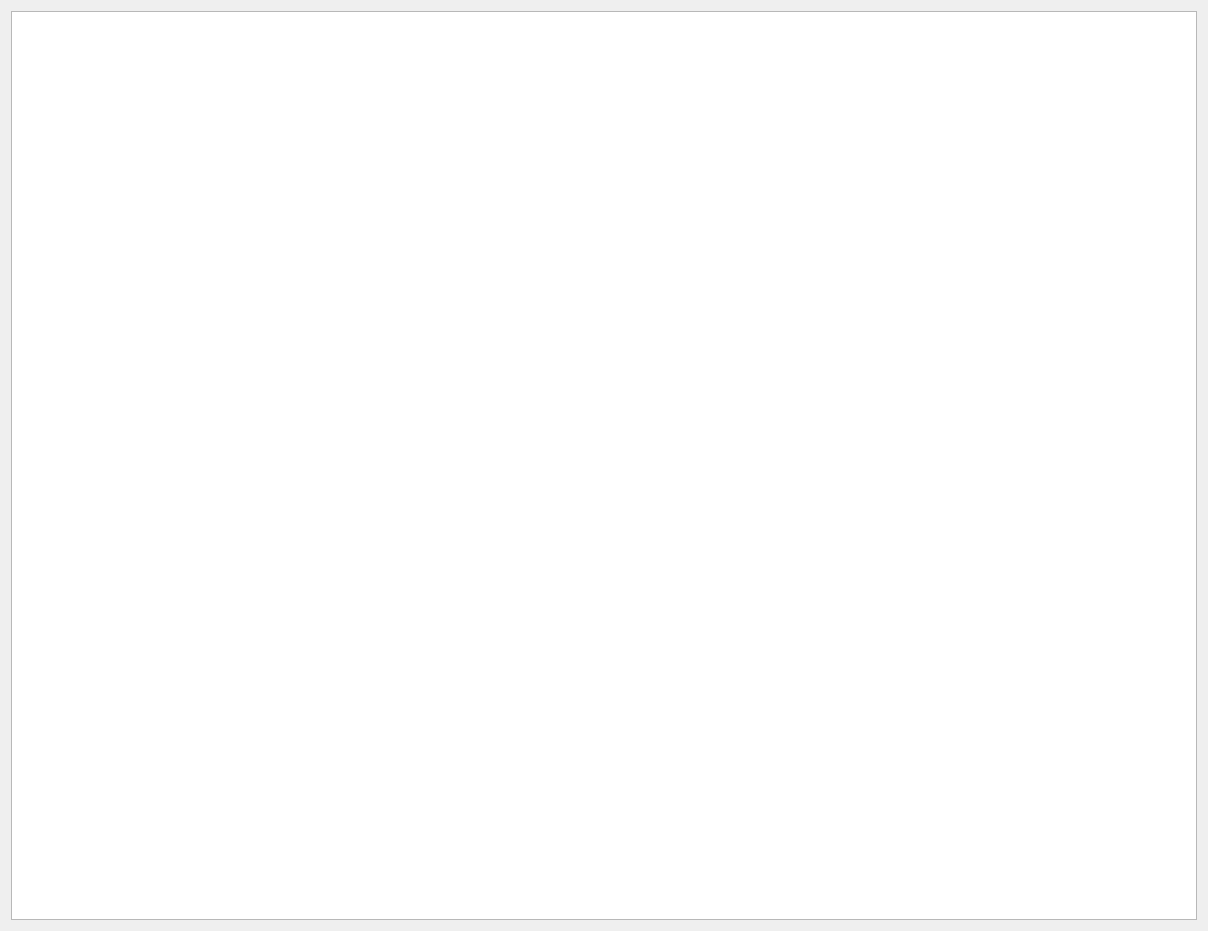
<?xml version="1.0" encoding="UTF-8"?>
<ui version="4.0">
 <class>PaneSettingsJournal</class>
 <widget class="QWidget" name="PaneSettingsJournal">
  <property name="geometry">
   <rect>
    <x>0</x>
    <y>0</y>
    <width>1208</width>
    <height>931</height>
   </rect>
  </property>
  <property name="windowTitle">
   <string>Form</string>
  </property>
  <layout class="QVBoxLayout" name="verticalLayout">
   <item>
    <widget class="QTableView" name="tableJournals">
     <property name="alternatingRowColors">
      <bool>true</bool>
     </property>
     <attribute name="horizontalHeaderStretchLastSection">
      <bool>true</bool>
     </attribute>
    </widget>
   </item>
  </layout>
 </widget>
 <resources/>
 <connections/>
</ui>
